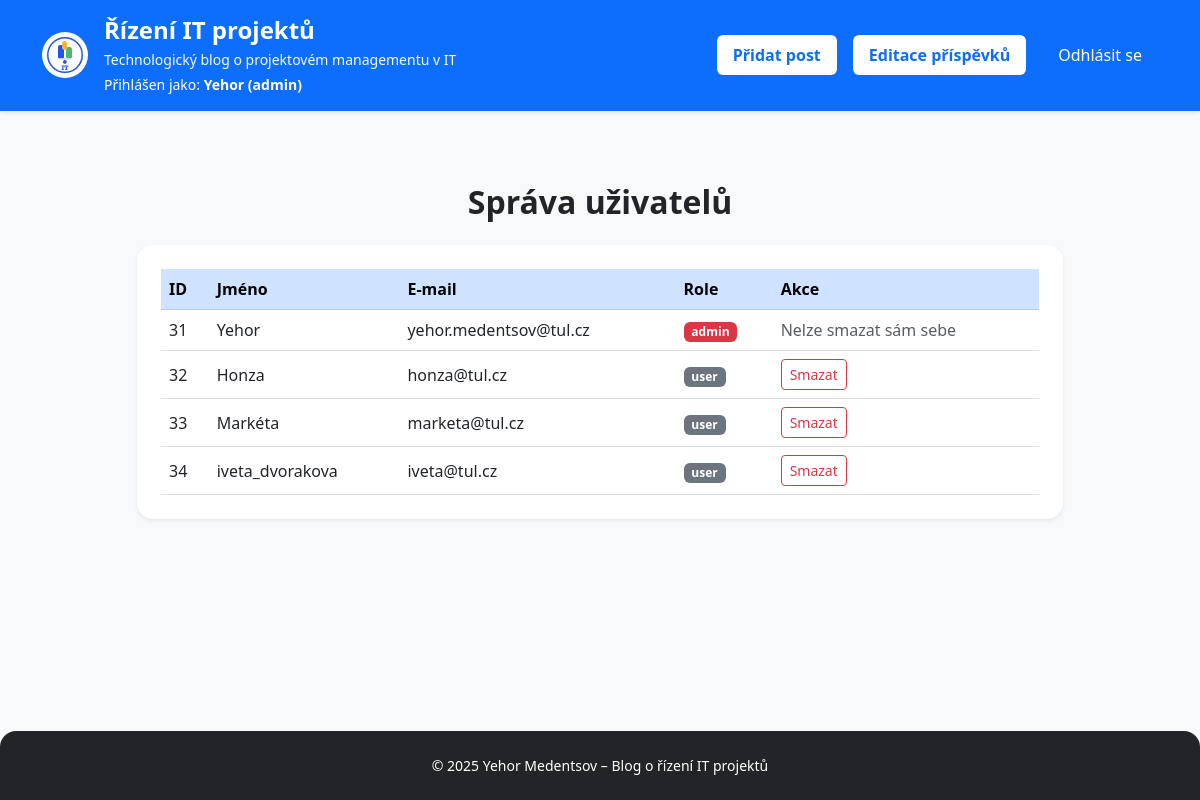
The page /ViewsPr/articles/users_admin.php (signed in) on the database its author committed.
### tables this page shows
CREATE TABLE `blog_users` (
  `id` int(11) NOT NULL,
  `username` varchar(100) NOT NULL,
  `email` varchar(255) NOT NULL,
  `password` varchar(255) NOT NULL,
  `role` enum('user','admin') DEFAULT 'user',
  `created_at` timestamp NOT NULL DEFAULT current_timestamp()
);

### ModelsPr/user.php (called while the page is built, shortened)
<?php
class User {
    private $db;
    public function __construct($db) {
        $this->db = $db;
    }
    public function getAll() {
        $stmt = $this->db->prepare("SELECT * FROM blog_users");
        $stmt->execute();
        return $stmt->fetchAll(PDO::FETCH_ASSOC);
    }
}

### ViewsPr/articles/users_admin.php (the view, shortened to what this page needs)
<?php
require_once __DIR__ . '/../../ModelsPr/user.php';
$db = (new Database())->getConnection();
$userModel = new User($db);
$users = $userModel->getAll();
?>
<!DOCTYPE html>
<html lang="cs">
<head>
    <link href="https://cdn.jsdelivr.net/npm/bootstrap@5.3.0/dist/css/bootstrap.min.css" rel="stylesheet">
</head>
<body class="bg-light d-flex flex-column min-vh-100">
<header class="bg-primary text-white shadow-sm mb-4">
    <div class="container py-3 d-flex flex-wrap align-items-center justify-content-between rounded-4">
        <div class="d-flex align-items-center mb-2 mb-lg-0 gap-3">
            <div class="rounded-circle bg-white d-flex align-items-center justify-content-center" style="width:46px; height:46px;">
            <img src="../../imagess/Logo.svg">
            </div>
            <div>
                <h1 class="fs-4 mb-1 fw-bold text-white">
                    <a href="blog_home.php" class="text-white text-decoration-none d-inline-block">Řízení IT projektů</a>
                </h1>
                <p class="mb-0 small text-light">Technologický blog o projektovém managementu v IT</p>
                <p class="mb-0 small text-white mt-1">
                    Přihlášen jako: <strong><?= htmlspecialchars($_SESSION['username']) ?> (admin)</strong>
                </p>
            </div>
        </div>
        <nav class="nav nav-pills flex-row gap-3 align-items-center">
            <a href="create.php" class="nav-link bg-white text-primary fw-semibold px-3 rounded">Přidat post</a>
            <a href="edit_delete.php" class="nav-link bg-white text-primary fw-semibold px-3 rounded">Editace příspěvků</a>
            <a href="../../ControllersPr/logout.php" class="nav-link text-white px-3">Odhlásit se</a>
        </nav>
    </div>
</header>
<main class="flex-grow-1 py-5">
    <div class="container">
        <h2 class="mb-4 text-center text-dark fw-semibold">Správa uživatelů</h2>
        <div class="row justify-content-center">
            <div class="col-lg-10">
                <div class="card shadow-sm border-0 rounded-4">
                    <div class="card-body px-4 py-4">
                        <div class="table-responsive">
                            <table class="table table-hover align-middle mb-0">
                                <thead class="table-primary">
                                    <tr>
                                        <th scope="col">ID</th>
                                        <th scope="col">Jméno</th>
                                        <th scope="col">E-mail</th>
                                        <th scope="col">Role</th>
                                        <th scope="col">Akce</th>
                                    </tr>
                                </thead>
                                <tbody>
                                    <?php foreach ($users as $u): ?>
                                        <tr>
                                            <td><?= htmlspecialchars($u['id']) ?></td>
                                            <td><?= htmlspecialchars($u['username']) ?></td>
                                            <td><?= htmlspecialchars($u['email']) ?></td>
                                            <td>
                                                <span class="badge <?= $u['role'] === 'admin' ? 'bg-danger' : 'bg-secondary' ?>">
                                                    <?= htmlspecialchars($u['role']) ?>
                                                </span>
                                            </td>
                                            <td>
                                                <?php if ($u['id'] != $_SESSION['user_id']): ?>
                                                    <a href="?delete=<?= $u['id'] ?>" class="btn btn-sm btn-outline-danger"
                                                       onclick="return confirm('Opravdu chcete smazat tohoto uživatele?');">
                                                        Smazat
                                                    </a>
                                                <?php else: ?>
                                                    <span class="text-muted">Nelze smazat sám sebe</span>
                                                <?php endif; ?>
                                            </td>
                                        </tr>
                                    <?php endforeach; ?>
                                </tbody>
                            </table>
                        </div>
                    </div>
                </div>
            </div>
        </div>
    </div>
</main>
<footer class="text-center py-4 mt-auto bg-dark text-white rounded-top-4">
    <div class="container small">
        &copy; 2025 Yehor Medentsov – Blog o řízení IT projektů
    </div>
</footer>
</body>
</html>

### rows shown on the page
blog_users: id "31", username "Yehor", email "yehor.medentsov@tul.cz", role "admin", shows "Nelze smazat sám sebe"
blog_users: id "32", username "Honza", email "honza@tul.cz", role "user"
blog_users: id "33", username "Markéta", email "marketa@tul.cz", role "user"
blog_users: id "34", username "iveta_dvorakova", email "iveta@tul.cz", role "user"

### other values the page prints
$_SESSION['username'] "Yehor"
